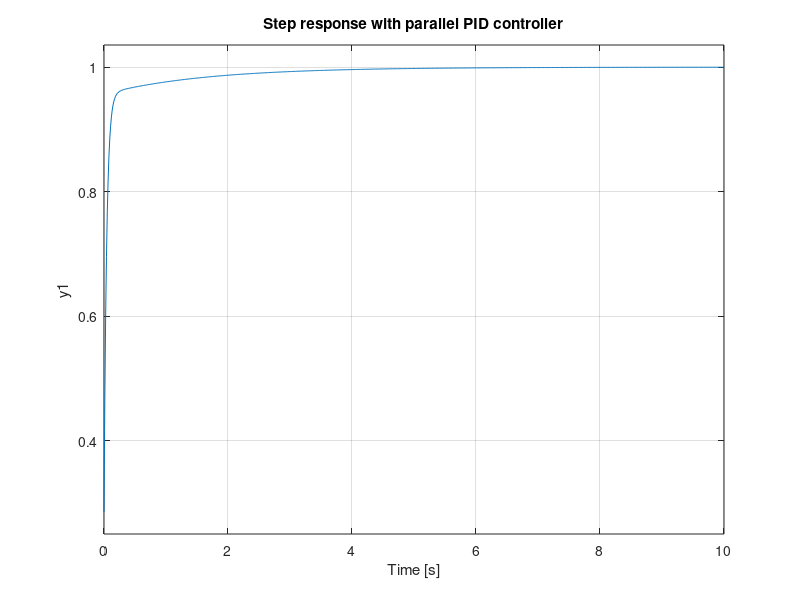

MATLAB code for this plot:
% First-order plant G(s) = K / (tau s + 1)
K   = 2.0;
tau = 0.5;
s   = tf('s');
G   = K / (tau * s + 1);

% Parallel-form PID parameters
Kp = 8.0;
Ki = 5.0;
Kd = 0.1;

% MATLAB PID object (parallel structure)
C_pid = pid(Kp, Ki, Kd);

% Closed-loop transfer function with unity feedback
T = feedback(C_pid * G, 1);

figure;
step(T);
title('Step response with parallel PID controller');

% In Simulink, the same structure is realized by connecting:
%  - a "PID Controller" block (set to Parallel form),
%  - the plant G(s) implemented as a Transfer Fcn or State-Space block,
%  - and a unity feedback loop with appropriate summation blocks.
